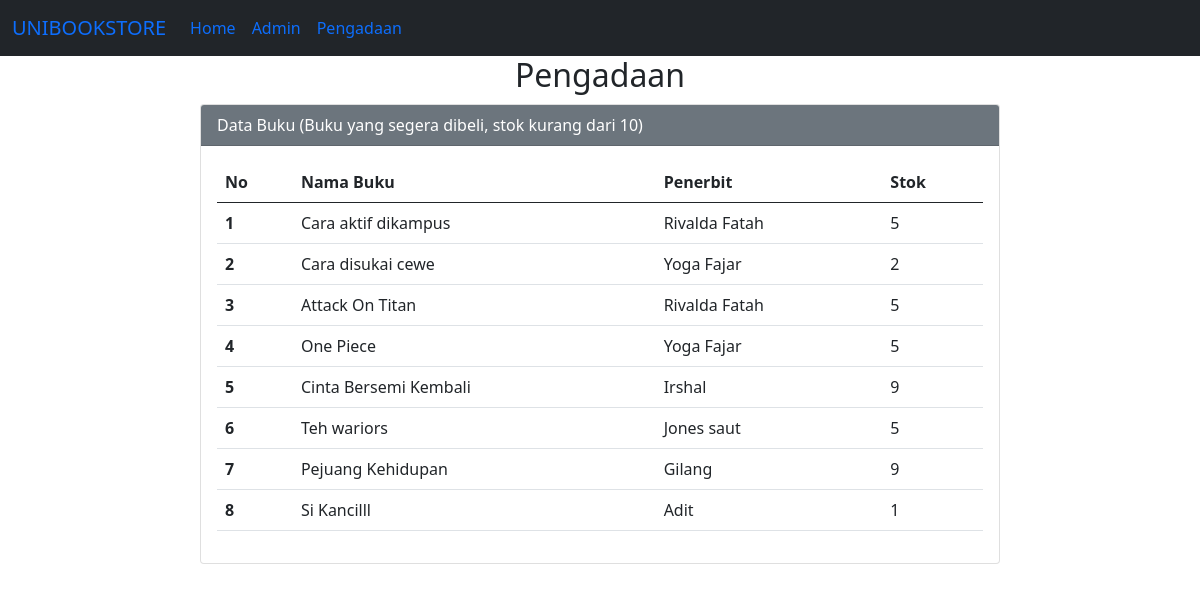
Screenshot of /pengadaan.php with the database file from the repository.
### tables this page shows
CREATE TABLE `buku` (
  `id` int(11) NOT NULL,
  `id_penerbit` int(11) NOT NULL,
  `kategori` varchar(50) NOT NULL,
  `nama_buku` varchar(50) NOT NULL,
  `harga` varchar(50) NOT NULL,
  `stok` varchar(50) NOT NULL
);

CREATE TABLE `penerbit` (
  `id` int(11) NOT NULL,
  `nama_penerbit` varchar(50) NOT NULL,
  `alamat` varchar(50) NOT NULL,
  `kota` varchar(50) NOT NULL,
  `no_telepon` varchar(20) NOT NULL
);

### pengadaan.php (the view, shortened to what this page needs)
<?php
require "koneksi.php";
?>
<!DOCTYPE html>
<html lang="en">
    <link href="https://cdn.jsdelivr.net/npm/bootstrap@5.0.0-beta2/dist/css/bootstrap.min.css" rel="stylesheet">
</head>
<body>
<nav class="navbar navbar-expand-lg bg-dark sticky-sm-top">
  <div class="container-fluid">
    <a class="navbar-brand" href="#">UNIBOOKSTORE</a>
    <div class="collapse navbar-collapse" id="navbarSupportedContent">
      <ul class="navbar-nav me-auto mb-2 mb-lg-0">
        <li class="nav-item">
          <a class="nav-link active" aria-current="page" href="index.php">Home</a>
        </li>
        <li class="nav-item">
          <a class="nav-link" href="admin.php">Admin</a>
        </li>
        <li class="nav-item">
          <a class="nav-link" href="pengadaan.php">Pengadaan</a>
        </li>
        </ul>
    </div>
  </div>
</nav>
        <h2 text align="center">Pengadaan</h2>
     <div class="mx-auto">
     <div class="card">
            <div class="card-header text-white bg-secondary">
                Data Buku (Buku yang segera dibeli, stok kurang dari 10)
            </div>
            <div class="card-body">
                <table class="table">
                    <thead>
                    <tr>
            <th scope="col">No</th>
            <th scope="col">Nama Buku</th>
            <th scope="col">Penerbit</th>
            <th scope="col">Stok</th>
        </tr>
    </thead>
    <tbody>
        <?php
        $sql = "SELECT buku.id, buku.nama_buku, buku.stok, penerbit.nama_penerbit
        FROM buku
        INNER JOIN penerbit ON buku.id_penerbit = penerbit.id
        WHERE buku.stok < 10
        ORDER BY buku.id DESC";
        $result = mysqli_query($koneksi, $sql);
        $urut = 1;
        while ($row = mysqli_fetch_array($result)) {
            $nama_buku = $row['nama_buku'];
            $stok = $row['stok'];
            $nama_penerbit = $row['nama_penerbit'];
        ?>
            <tr>
                <th scope="row"><?php echo $urut++ ?></th>
                <td scope="row"><?php echo $nama_buku ?></td>
                <td scope="row"><?php echo $nama_penerbit ?></td>
                <td scope="row"><?php echo $stok ?></td>
            </tr>
        <?php
        }
        ?>
                    </tbody>
                </table>
            </div>
        </div>
    </div>
</body>
</html>

### pengadaan.php (style rules this page uses)
.mx-auto { width: 800px }
.card { margin-top: 10px; }

### rows the page displays
buku: nama_buku "Cara aktif dikampus", id_penerbit.nama_penerbit "Rivalda Fatah", stok "5"
buku: nama_buku "Cara disukai cewe", id_penerbit.nama_penerbit "Yoga Fajar", stok "2"
buku: nama_buku "Attack On Titan", id_penerbit.nama_penerbit "Rivalda Fatah", stok "5"
buku: nama_buku "One Piece", id_penerbit.nama_penerbit "Yoga Fajar", stok "5"
buku: nama_buku "Cinta Bersemi Kembali", id_penerbit.nama_penerbit "Irshal", stok "9"
buku: nama_buku "Teh wariors", id_penerbit.nama_penerbit "Jones saut", stok "5"
buku: nama_buku "Pejuang Kehidupan", id_penerbit.nama_penerbit "Gilang", stok "9"
buku: nama_buku "Si Kancilll", id_penerbit.nama_penerbit "Adit", stok "1"
